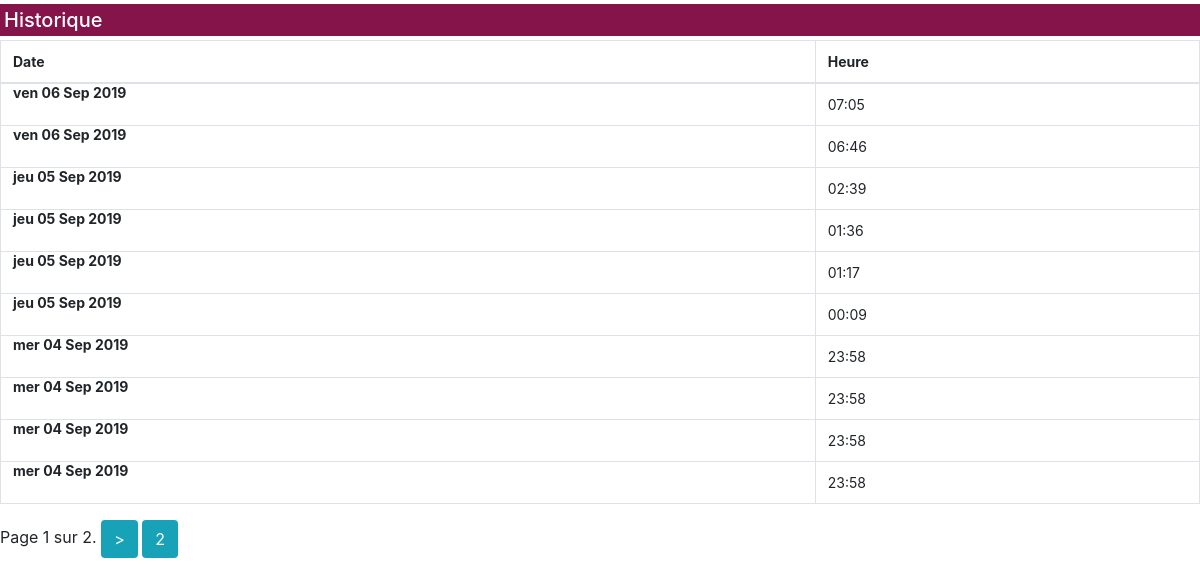
The page /client/historique/2?page=1 on the database its author committed.
### clients/models.py (models this page shows)
class SeanceHistorique(models.Model):
    date_heure=models.DateTimeField(default=datetime.now, blank='true')
    client=models.ForeignKey(Client,on_delete=models.CASCADE,blank='true')

### clients/views.py (the view)
# urls.py: path('historique/<int:id>',GetHistorique,name='historique_page_num'),
def GetHistorique(request,id):
    client=Client.objects.get(id=id)
    historique_list=SeanceHistorique.objects.filter(client=client).order_by('-date_heure')
    paginator = Paginator(historique_list, 10) # Show 25 clients per page
    page = request.GET.get('page')
    historiques = paginator.get_page(page)
    return render(request,'clients/historique_client.html',{'historiques':historiques})

### clients/context_processors.py (called while the page is built)
def add_client_form_to_context(request):
    cart=ClientForm()
    return {
        'AddClientForm': ClientForm
    }

### clients/templates/clients/historique_client.html (shortened to what this page needs)
{%load static %}
<link rel="stylesheet" href="{% static '/css/bootstrap.min.css' %}">
  <link rel="stylesheet" href="{% static '/css/styles.css' %}">
<h5 class="p-1 bg-night my-1 text-white">Historique </h5>
<table class="table table-bordered table-hover">
  <thead style='font-size:14px !important;'>
    <tr>
      <th scope="col">Date</th>
      <th scope="col">Heure</th>
    </tr>
  </thead>
  <tbody>
    {% for historique in historiques %}
    <tr style='font-size:14px !important;' class='py-0'>
      <th scope="row" class='py-0'>{{historique.date_heure|date:"D d M Y"}}</th>
      <td class='nom' class='py-0'>{{historique.date_heure|time:"H:i"}}</td>
    </tr>
    {% endfor %}
  </tbody>
</table>
<div class="text-center">
<div class="pagination">
<span class="step-links">
<span class="current">
Page {{ historiques.number }} sur {{ historiques.paginator.num_pages }}.
</span>
{% if historiques.has_next %}
<a href="/client/historique/{{historiques.0.client.id}}?page={{ historiques.next_page_number }}" class='btn bg-info text-white paginator-historique'> > </a>
<a href="/client/historique/{{historiques.0.client.id}}?page={{ historiques.paginator.num_pages }}" class='btn bg-info text-white paginator-historique'>{{ historiques.paginator.num_pages }}</a>
{% endif %}
</span>
</div>
</div>

### static/css/colors.css (style rules this page uses)
.bg-night { background: #85144b; }

### rows shown on the page
SeanceHistorique: date_heure "ven 06 Sep 2019", date_heure "07:05"
SeanceHistorique: date_heure "ven 06 Sep 2019", date_heure "06:46"
SeanceHistorique: date_heure "jeu 05 Sep 2019", date_heure "02:39"
SeanceHistorique: date_heure "jeu 05 Sep 2019", date_heure "01:36"
SeanceHistorique: date_heure "jeu 05 Sep 2019", date_heure "01:17"
SeanceHistorique: date_heure "jeu 05 Sep 2019", date_heure "00:09"
SeanceHistorique: date_heure "mer 04 Sep 2019", date_heure "23:58"
SeanceHistorique: date_heure "mer 04 Sep 2019", date_heure "23:58"
SeanceHistorique: date_heure "mer 04 Sep 2019", date_heure "23:58"
SeanceHistorique: date_heure "mer 04 Sep 2019", date_heure "23:58"

### other values the page prints
{{ historiques.number }} "1"
{{ historiques.paginator.num_pages }} "2"
